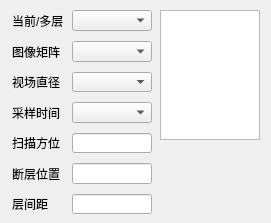
      <widget class="QWidget" name="ct3Tab">
       <attribute name="title">
        <string>三代CT</string>
       </attribute>
       <widget class="QWidget" name="layoutWidget">
        <property name="geometry">
         <rect>
          <x>10</x>
          <y>10</y>
          <width>252</width>
          <height>204</height>
         </rect>
        </property>
        <layout class="QHBoxLayout" name="horizontalLayout_2">
         <item>
          <layout class="QGridLayout" name="gridLayout_2">
           <property name="verticalSpacing">
            <number>10</number>
           </property>
           <item row="0" column="0">
            <widget class="QLabel" name="label_53">
             <property name="sizePolicy">
              <sizepolicy hsizetype="Minimum" vsizetype="Preferred">
               <horstretch>0</horstretch>
               <verstretch>0</verstretch>
              </sizepolicy>
             </property>
             <property name="minimumSize">
              <size>
               <width>54</width>
               <height>0</height>
              </size>
             </property>
             <property name="maximumSize">
              <size>
               <width>54</width>
               <height>16777215</height>
              </size>
             </property>
             <property name="text">
              <string>当前/多层</string>
             </property>
            </widget>
           </item>
           <item row="0" column="1">
            <widget class="QComboBox" name="ct3MultiLayerComboBox">
             <property name="sizePolicy">
              <sizepolicy hsizetype="Minimum" vsizetype="Fixed">
               <horstretch>0</horstretch>
               <verstretch>0</verstretch>
              </sizepolicy>
             </property>
             <property name="minimumSize">
              <size>
               <width>80</width>
               <height>0</height>
              </size>
             </property>
             <property name="maximumSize">
              <size>
               <width>80</width>
               <height>16777215</height>
              </size>
             </property>
            </widget>
           </item>
           <item row="1" column="0">
            <widget class="QLabel" name="label">
             <property name="minimumSize">
              <size>
               <width>54</width>
               <height>0</height>
              </size>
             </property>
             <property name="maximumSize">
              <size>
               <width>54</width>
               <height>16777215</height>
              </size>
             </property>
             <property name="text">
              <string>图像矩阵</string>
             </property>
            </widget>
           </item>
           <item row="1" column="1">
            <widget class="QComboBox" name="ct3MatrixComboBox">
             <property name="sizePolicy">
              <sizepolicy hsizetype="Minimum" vsizetype="Fixed">
               <horstretch>0</horstretch>
               <verstretch>0</verstretch>
              </sizepolicy>
             </property>
             <property name="minimumSize">
              <size>
               <width>80</width>
               <height>0</height>
              </size>
             </property>
             <property name="maximumSize">
              <size>
               <width>80</width>
               <height>16777215</height>
              </size>
             </property>
            </widget>
           </item>
           <item row="2" column="0">
            <widget class="QLabel" name="label_2">
             <property name="minimumSize">
              <size>
               <width>54</width>
               <height>0</height>
              </size>
             </property>
             <property name="maximumSize">
              <size>
               <width>54</width>
               <height>16777215</height>
              </size>
             </property>
             <property name="text">
              <string>视场直径</string>
             </property>
            </widget>
           </item>
           <item row="2" column="1">
            <widget class="QComboBox" name="ct3ViewComboBox">
             <property name="sizePolicy">
              <sizepolicy hsizetype="Minimum" vsizetype="Fixed">
               <horstretch>0</horstretch>
               <verstretch>0</verstretch>
              </sizepolicy>
             </property>
             <property name="minimumSize">
              <size>
               <width>80</width>
               <height>0</height>
              </size>
             </property>
             <property name="maximumSize">
              <size>
               <width>80</width>
               <height>16777215</height>
              </size>
             </property>
            </widget>
           </item>
           <item row="3" column="0">
            <widget class="QLabel" name="label_3">
             <property name="minimumSize">
              <size>
               <width>54</width>
               <height>0</height>
              </size>
             </property>
             <property name="maximumSize">
              <size>
               <width>54</width>
               <height>16777215</height>
              </size>
             </property>
             <property name="text">
              <string>采样时间</string>
             </property>
            </widget>
           </item>
           <item row="3" column="1">
            <widget class="QComboBox" name="ct3SampleTimeComboBox">
             <property name="sizePolicy">
              <sizepolicy hsizetype="Minimum" vsizetype="Fixed">
               <horstretch>0</horstretch>
               <verstretch>0</verstretch>
              </sizepolicy>
             </property>
             <property name="minimumSize">
              <size>
               <width>80</width>
               <height>0</height>
              </size>
             </property>
             <property name="maximumSize">
              <size>
               <width>80</width>
               <height>16777215</height>
              </size>
             </property>
            </widget>
           </item>
           <item row="4" column="0">
            <widget class="QLabel" name="label_7">
             <property name="minimumSize">
              <size>
               <width>54</width>
               <height>0</height>
              </size>
             </property>
             <property name="maximumSize">
              <size>
               <width>54</width>
               <height>16777215</height>
              </size>
             </property>
             <property name="text">
              <string>扫描方位</string>
             </property>
            </widget>
           </item>
           <item row="4" column="1">
            <widget class="QLineEdit" name="ct3AngleLineEdit">
             <property name="sizePolicy">
              <sizepolicy hsizetype="Minimum" vsizetype="Fixed">
               <horstretch>0</horstretch>
               <verstretch>0</verstretch>
              </sizepolicy>
             </property>
             <property name="minimumSize">
              <size>
               <width>80</width>
               <height>0</height>
              </size>
             </property>
             <property name="maximumSize">
              <size>
               <width>80</width>
               <height>16777215</height>
              </size>
             </property>
            </widget>
           </item>
           <item row="5" column="0">
            <widget class="QLabel" name="label_8">
             <property name="minimumSize">
              <size>
               <width>54</width>
               <height>0</height>
              </size>
             </property>
             <property name="maximumSize">
              <size>
               <width>54</width>
               <height>16777215</height>
              </size>
             </property>
             <property name="text">
              <string>断层位置</string>
             </property>
            </widget>
           </item>
           <item row="5" column="1">
            <widget class="QLineEdit" name="ct3LayerPosLineEdit">
             <property name="sizePolicy">
              <sizepolicy hsizetype="Minimum" vsizetype="Fixed">
               <horstretch>0</horstretch>
               <verstretch>0</verstretch>
              </sizepolicy>
             </property>
             <property name="minimumSize">
              <size>
               <width>80</width>
               <height>0</height>
              </size>
             </property>
             <property name="maximumSize">
              <size>
               <width>80</width>
               <height>16777215</height>
              </size>
             </property>
            </widget>
           </item>
           <item row="6" column="0">
            <widget class="QLabel" name="label_17">
             <property name="minimumSize">
              <size>
               <width>54</width>
               <height>0</height>
              </size>
             </property>
             <property name="maximumSize">
              <size>
               <width>54</width>
               <height>16777215</height>
              </size>
             </property>
             <property name="text">
              <string>层间距</string>
             </property>
            </widget>
           </item>
           <item row="6" column="1">
            <widget class="QLineEdit" name="ct3LayerSpaceLineEdit">
             <property name="sizePolicy">
              <sizepolicy hsizetype="Minimum" vsizetype="Fixed">
               <horstretch>0</horstretch>
               <verstretch>0</verstretch>
              </sizepolicy>
             </property>
             <property name="minimumSize">
              <size>
               <width>80</width>
               <height>0</height>
              </size>
             </property>
             <property name="maximumSize">
              <size>
               <width>80</width>
               <height>16777215</height>
              </size>
             </property>
            </widget>
           </item>
          </layout>
         </item>
         <item>
          <layout class="QVBoxLayout" name="verticalLayout">
           <item>
            <widget class="QListWidget" name="ct3LayerPosListWidget">
             <property name="minimumSize">
              <size>
               <width>100</width>
               <height>130</height>
              </size>
             </property>
             <property name="maximumSize">
              <size>
               <width>100</width>
               <height>130</height>
              </size>
             </property>
            </widget>
           </item>
           <item>
            <spacer name="verticalSpacer_2">
             <property name="orientation">
              <enum>Qt::Vertical</enum>
             </property>
             <property name="sizeHint" stdset="0">
              <size>
               <width>20</width>
               <height>40</height>
              </size>
             </property>
            </spacer>
           </item>
          </layout>
         </item>
        </layout>
       </widget>
      </widget>
